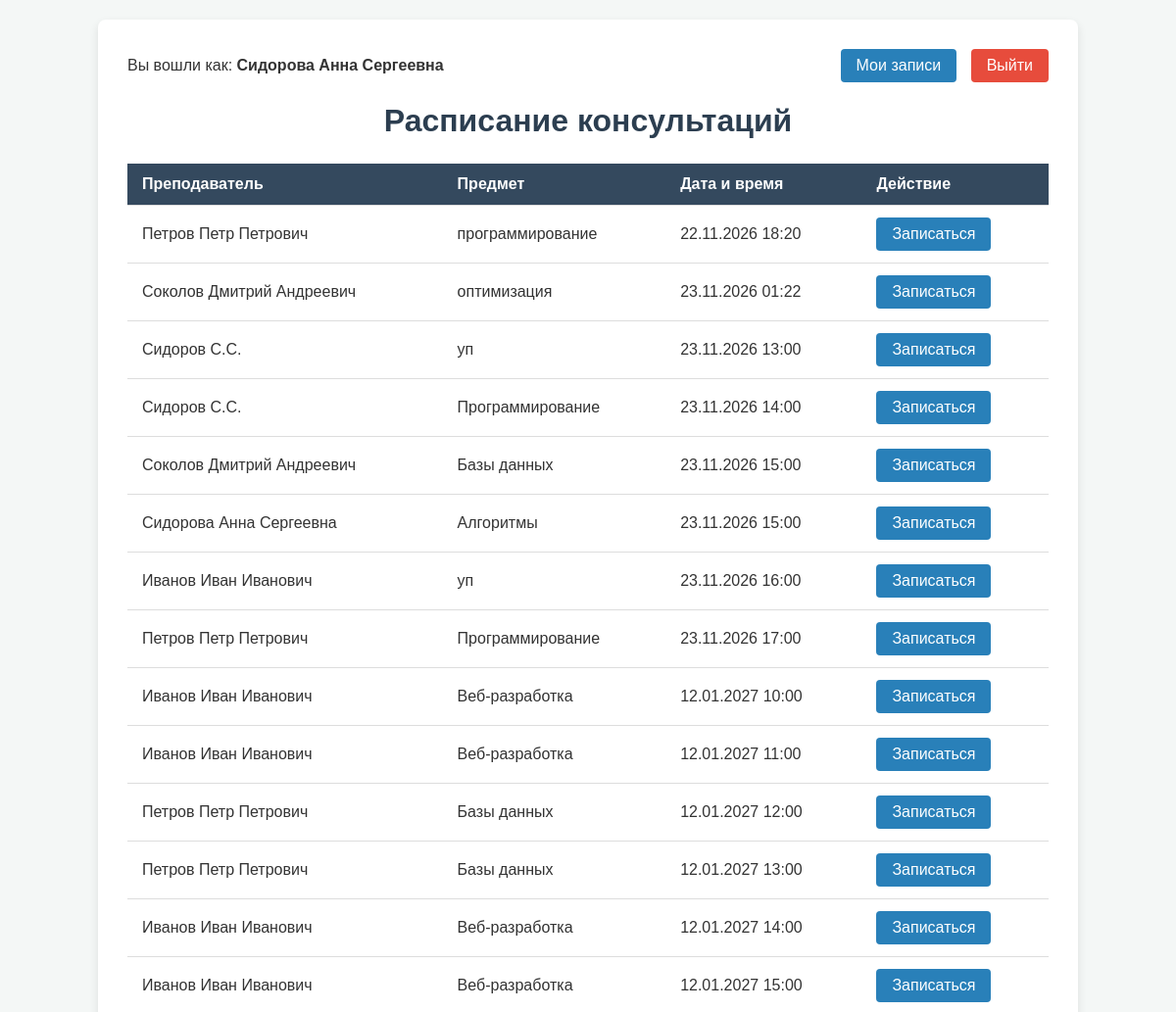
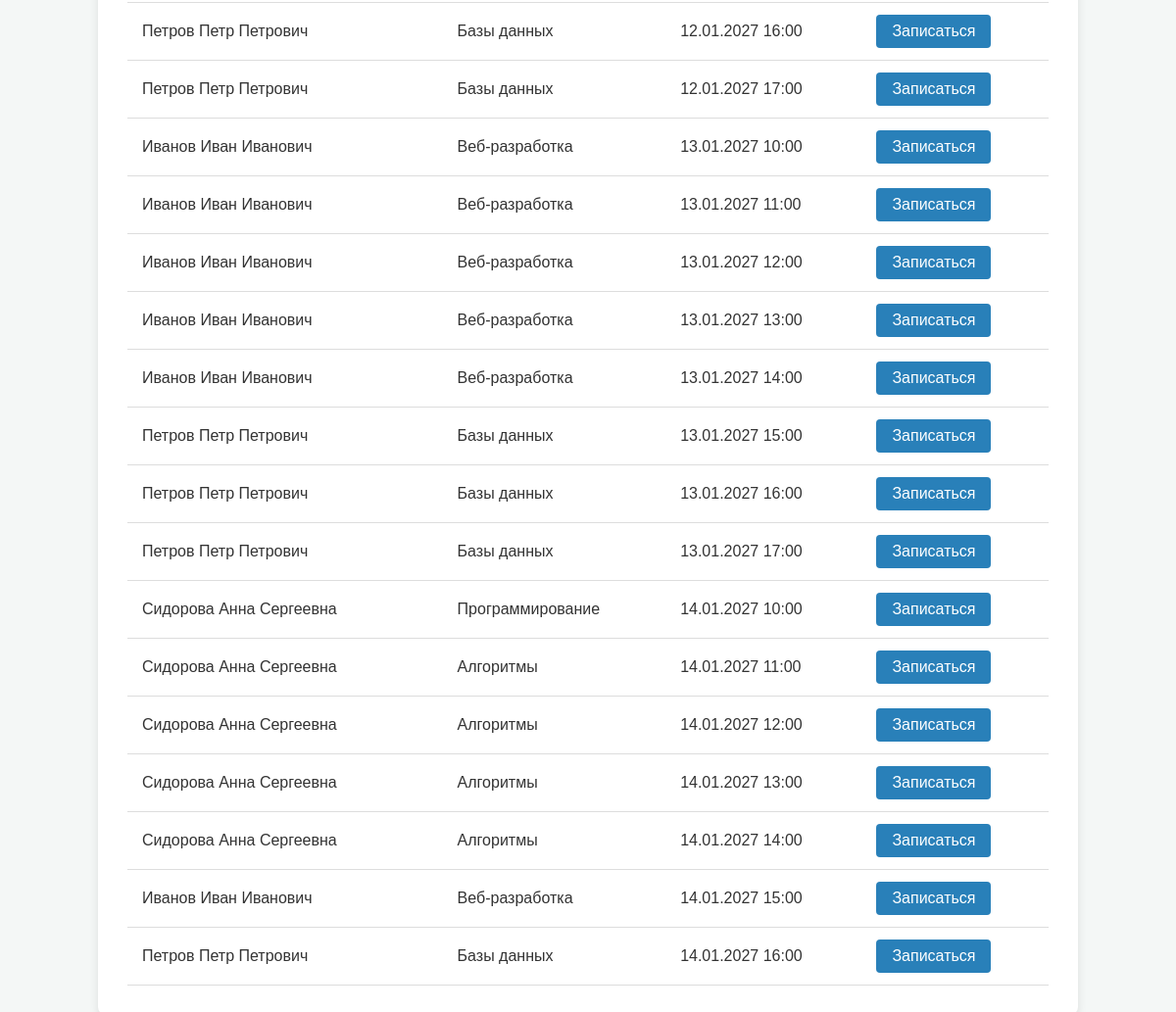
Screenshot of /index.php (signed in) with the database file from the repository (2 pictures, top to bottom).
### tables this page shows
CREATE TABLE `slots` (
  `id` int NOT NULL,
  `teacher_id` int NOT NULL,
  `subject` varchar(100) NOT NULL,
  `start_time` datetime NOT NULL
);

CREATE TABLE `users` (
  `id` int NOT NULL,
  `full_name` varchar(100) NOT NULL,
  `login` varchar(50) NOT NULL,
  `password` varchar(255) NOT NULL,
  `role` enum('student','teacher') NOT NULL
);

### index.php (the view, shortened to what this page needs)
<?php
require 'db.php';
$sql = "SELECT s.id, s.subject, s.start_time, u.full_name as teacher_name
        FROM slots s
        JOIN users u ON s.teacher_id = u.id
        LEFT JOIN appointments a ON s.id = a.slot_id
        ORDER BY s.start_time ASC";
$stmt = $pdo->query($sql);
$slots = $stmt->fetchAll(PDO::FETCH_ASSOC);
?>
<!DOCTYPE html>
<html lang="ru">
<head>
    <link rel="stylesheet" href="style.css">
</head>
<body>
    <div class="container">
        <div style="display: flex; justify-content: space-between; align-items: center; margin-bottom: 20px;">
            <span>Вы вошли как: <strong><?= htmlspecialchars($_SESSION['name']) ?></strong></span>
            <div>
                <?php if ($_SESSION['role'] == 'student'): ?>
                    <a href="profile.php" class="btn" style="margin-right: 10px;">Мои записи</a>
                <?php endif; ?>
                <a href="logout.php" class="btn" style="background: #e74c3c;">Выйти</a>
            </div>
        </div>
        <h1>Расписание консультаций</h1>
        <?php if (empty($slots)): ?>
            <p>Свободных консультаций нет.</p>
        <?php else: ?>
            <table class="slots-table">
                <thead>
                    <tr>
                        <th>Преподаватель</th>
                        <th>Предмет</th>
                        <th>Дата и время</th>
                        <th>Действие</th>
                    </tr>
                </thead>
                <tbody>
                    <?php foreach ($slots as $slot): ?>
                        <tr>
                            <td data-label="Преподаватель:"><?= htmlspecialchars($slot['teacher_name']) ?></td>
                            <td data-label="Предмет:"><?= htmlspecialchars($slot['subject']) ?></td>
                            <td data-label="Время:"><?= date('d.m.Y H:i', strtotime($slot['start_time'])) ?></td>
                            <td data-label="Действие:">
                                <a href="book.php?slot_id=<?= $slot['id'] ?>" class="btn">Записаться</a>
                            </td>
                        </tr>
                    <?php endforeach; ?>
                </tbody>
            </table>
        <?php endif; ?>
    </div>
</body>
</html>

### style.css (style rules this page uses)
body { font-family: Arial, sans-serif; background-color: #f4f7f6; color: #333; margin: 0; padding: 20px; }
.container { max-width: 1000px; margin: 0 auto; background: #ffffff; padding: 30px; border-radius: 8px; box-shadow: 0 4px 10px rgba(0,0,0,0.1); width: 100%; box-sizing: border-box; }
h1 { color: #2c3e50; text-align: center; margin-bottom: 25px; }
.slots-table { width: 100%; border-collapse: collapse; margin-top: 15px; }
.slots-table th, .slots-table td { padding: 12px 15px; text-align: left; border-bottom: 1px solid #ddd; }
.slots-table th { background-color: #34495e; color: #ffffff; }
.btn { display: inline-block; padding: 8px 16px; background-color: #2980b9; color: #ffffff; text-decoration: none; border-radius: 4px; border: none; cursor: pointer; font-size: 16px; text-align: center; }

### rows the page displays
slots: teacher.full_name "Петров Петр Петрович", subject "программирование", start_time "22.11.2026 18:20"
slots: teacher.full_name "Соколов Дмитрий Андреевич", subject "оптимизация", start_time "23.11.2026 01:22"
slots: teacher.full_name "Сидоров С.С.", subject "уп", start_time "23.11.2026 13:00"
slots: teacher.full_name "Сидоров С.С.", subject "Программирование", start_time "23.11.2026 14:00"
slots: teacher.full_name "Соколов Дмитрий Андреевич", subject "Базы данных", start_time "23.11.2026 15:00"
slots: teacher.full_name "Сидорова Анна Сергеевна", subject "Алгоритмы", start_time "23.11.2026 15:00"
slots: teacher.full_name "Иванов Иван Иванович", subject "уп", start_time "23.11.2026 16:00"
slots: teacher.full_name "Петров Петр Петрович", subject "Программирование", start_time "23.11.2026 17:00"
slots: teacher.full_name "Иванов Иван Иванович", subject "Веб-разработка", start_time "12.01.2027 10:00"
slots: teacher.full_name "Иванов Иван Иванович", subject "Веб-разработка", start_time "12.01.2027 11:00"
slots: teacher.full_name "Петров Петр Петрович", subject "Базы данных", start_time "12.01.2027 12:00"
slots: teacher.full_name "Петров Петр Петрович", subject "Базы данных", start_time "12.01.2027 13:00"
slots: teacher.full_name "Иванов Иван Иванович", subject "Веб-разработка", start_time "12.01.2027 14:00"
slots: teacher.full_name "Иванов Иван Иванович", subject "Веб-разработка", start_time "12.01.2027 15:00"
slots: teacher.full_name "Петров Петр Петрович", subject "Базы данных", start_time "12.01.2027 16:00"
slots: teacher.full_name "Петров Петр Петрович", subject "Базы данных", start_time "12.01.2027 17:00"
slots: teacher.full_name "Иванов Иван Иванович", subject "Веб-разработка", start_time "13.01.2027 10:00"
slots: teacher.full_name "Иванов Иван Иванович", subject "Веб-разработка", start_time "13.01.2027 11:00"
slots: teacher.full_name "Иванов Иван Иванович", subject "Веб-разработка", start_time "13.01.2027 12:00"
slots: teacher.full_name "Иванов Иван Иванович", subject "Веб-разработка", start_time "13.01.2027 13:00"
slots: teacher.full_name "Иванов Иван Иванович", subject "Веб-разработка", start_time "13.01.2027 14:00"
slots: teacher.full_name "Петров Петр Петрович", subject "Базы данных", start_time "13.01.2027 15:00"
slots: teacher.full_name "Петров Петр Петрович", subject "Базы данных", start_time "13.01.2027 16:00"
slots: teacher.full_name "Петров Петр Петрович", subject "Базы данных", start_time "13.01.2027 17:00"
slots: teacher.full_name "Сидорова Анна Сергеевна", subject "Программирование", start_time "14.01.2027 10:00"
slots: teacher.full_name "Сидорова Анна Сергеевна", subject "Алгоритмы", start_time "14.01.2027 11:00"
slots: teacher.full_name "Сидорова Анна Сергеевна", subject "Алгоритмы", start_time "14.01.2027 12:00"
slots: teacher.full_name "Сидорова Анна Сергеевна", subject "Алгоритмы", start_time "14.01.2027 13:00"
slots: teacher.full_name "Сидорова Анна Сергеевна", subject "Алгоритмы", start_time "14.01.2027 14:00"
slots: teacher.full_name "Иванов Иван Иванович", subject "Веб-разработка", start_time "14.01.2027 15:00"
slots: teacher.full_name "Петров Петр Петрович", subject "Базы данных", start_time "14.01.2027 16:00"

### other values shown
$_SESSION['name'] "Сидорова Анна Сергеевна"
